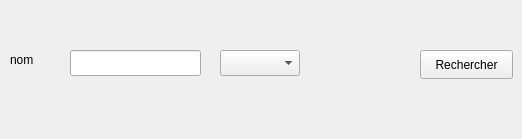
      <widget class="QWidget" name="tab_6">
       <attribute name="title">
        <string>Consulter</string>
       </attribute>
       <widget class="QLabel" name="label">
        <property name="geometry">
         <rect>
          <x>10</x>
          <y>50</y>
          <width>63</width>
          <height>20</height>
         </rect>
        </property>
        <property name="text">
         <string>nom</string>
        </property>
       </widget>
       <widget class="QLineEdit" name="lineEdit">
        <property name="geometry">
         <rect>
          <x>70</x>
          <y>50</y>
          <width>131</width>
          <height>26</height>
         </rect>
        </property>
       </widget>
       <widget class="QPushButton" name="pushButton">
        <property name="geometry">
         <rect>
          <x>420</x>
          <y>50</y>
          <width>93</width>
          <height>29</height>
         </rect>
        </property>
        <property name="text">
         <string>Rechercher</string>
        </property>
       </widget>
       <widget class="QComboBox" name="comboBox">
        <property name="geometry">
         <rect>
          <x>220</x>
          <y>50</y>
          <width>80</width>
          <height>26</height>
         </rect>
        </property>
       </widget>
       <widget class="QLabel" name="label_18">
        <property name="geometry">
         <rect>
          <x>0</x>
          <y>110</y>
          <width>63</width>
          <height>20</height>
         </rect>
        </property>
        <property name="text">
         <string/>
        </property>
       </widget>
      </widget>
